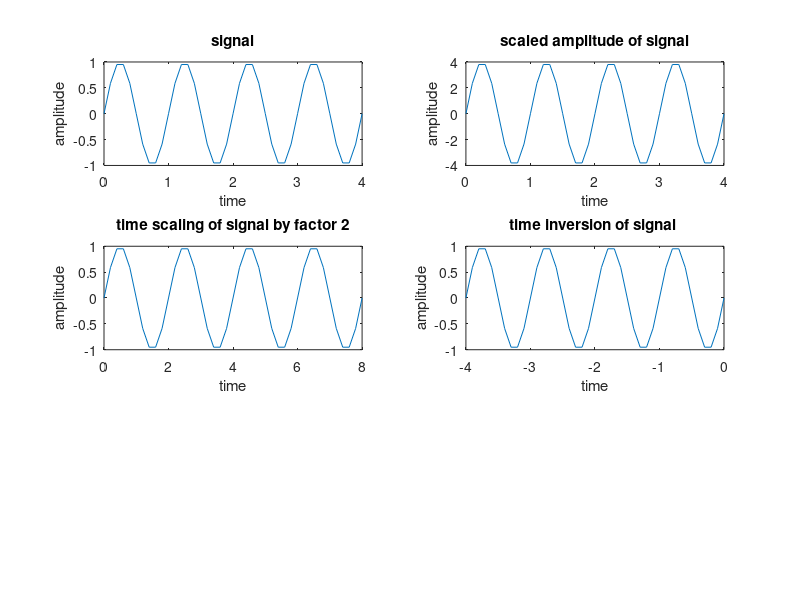

This chart was generated by the following MATLAB code:
%Arjit Lodhi
%2022BTECE002
%Write a MATLAB code to perform signal processing operations: amplitude scaling, Time shifting, Time scaling, and Time inversion.

clc;
clear all;

t=-0:0.1:4;
y=sin(2*pi*t);
subplot(3,2,1);
plot(t,y);
title('signal');
xlabel('time');
ylabel('amplitude');

% amplitude scaling of signal
amp= 4*y;
subplot(3,2,2);
plot(t,amp);
title('scaled amplitude of signal');
xlabel('time');
ylabel('amplitude');

%time shifting of signal

t_original=0:0.1:4;
time_shift=5;
t_shifted = t_original - time_shift;

s2=sin(2*pi*t_shifted);
subplot(3,2,3);
plot(t_shifted,s2);
title('time shifting of signal by factor 5');
xlabel('time');
ylabel('amplitude');

%time scaling of signal
time_scale=2
t_scaled = t_original*time_scale;
s3=sin(2*pi*t_scaled);
subplot(3,2,3);
plot(t_scaled,s2);
title('time scaling of signal by factor 2');
xlabel('time');
ylabel('amplitude');

% time inversion
time= -t;
s4= sin(2*pi*time);
subplot(3,2,4);
plot(time,s4);
title('time inversion of signal ');
xlabel('time');
ylabel('amplitude');



